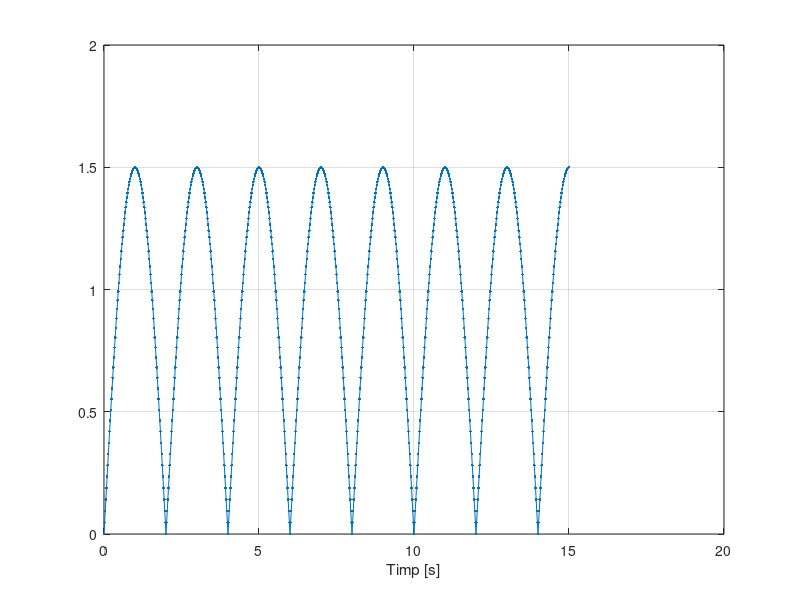

Reproduce this figure in MATLAB.
F = 0.25;
amplitudine = 1.5;
max_t = 15;
rez_t = 0.02;

t = 0:rez_t:max_t;
s = amplitudine*sin(2*pi*F*t);

contor=1;
while contor <= max_t/rez_t + 1
    if s(contor) < 0
        s(contor) = s(contor) * (-1);
    end
    
    contor=contor+1;
end

plot(t,s,'.-'),xlabel('Timp [s]'),grid